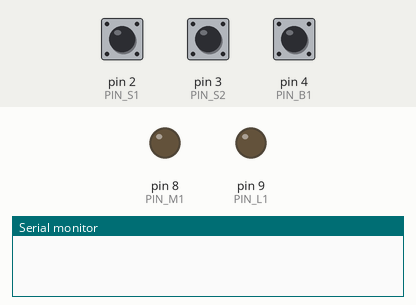
The sketch below on a simulated Arduino Uno, built with avr-gcc and run on an emulated ATmega328P. Shown: output pins drawn as LEDs (lit = HIGH), the last lines printed to the serial monitor. The inputs (shaded band) are chosen by the test bench; at power-on: pin 2 (PIN_S1) HIGH, pin 3 (PIN_S2) HIGH, pin 4 (PIN_B1) HIGH.

Above: at 1.2 s.
1.3 s: pin 2 (PIN_S1) pulled LOW for 0.15 s
At 2.1 s:
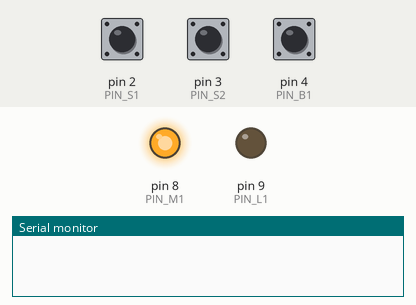
2.9 s: pin 3 (PIN_S2) pulled LOW for 0.15 s
4.5 s: pin 2 (PIN_S1) driven LOW and pin 3 (PIN_S2) driven LOW
7.5 s: pin 4 (PIN_B1) pulled LOW for 1 s
At 8.31 s:
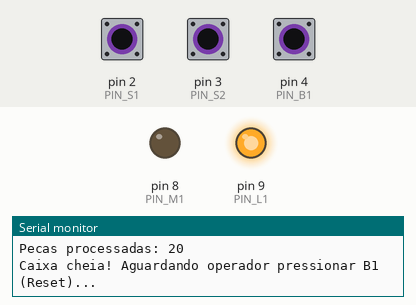
11.5 s: pin 4 (PIN_B1) pulled LOW for 3.2 s
16.2 s: pin 2 (PIN_S1) driven HIGH
Timing chart, 0 to 18.7 s (numbered marks = the images above; inputs shaded):
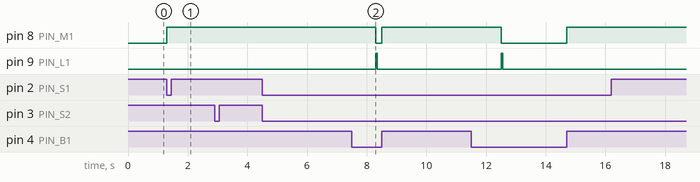

Measured:
- after the input at 1.3 s, pin 8 (PIN_M1): LOW → HIGH at once
- after the input at 16.2 s, every drawn part: stays the same

The sketch:

painel_reset_CTE.ino
```cpp
// Prova - Painel de Operador com Botão de Reset e Reinício de Ciclo
// Disciplina: Computational Thinking for Engineering (CTE)
// Aluno: Guilherme Macario da Silva - 1ECR

const int PIN_S1 = 2; // Sensor S1 (Entrada de peça)
const int PIN_S2 = 3; // Sensor S2 (Queda na caixa)
const int PIN_B1 = 4; // Botão de Reset B1
const int PIN_M1 = 8; // Motor M1 da Esteira
const int PIN_L1 = 9; // Lâmpada/LED L1 (Alerta de Caixa Cheia)

int contadorPecas = 0;

void setup() {
  pinMode(PIN_S1, INPUT_PULLUP);
  pinMode(PIN_S2, INPUT_PULLUP);
  pinMode(PIN_B1, INPUT_PULLUP);
  pinMode(PIN_M1, OUTPUT);
  pinMode(PIN_L1, OUTPUT);
  digitalWrite(PIN_M1, LOW);
  digitalWrite(PIN_L1, LOW);
  Serial.begin(9600);
}

void loop() {
  if (contadorPecas < 20) {
    if (digitalRead(PIN_S1) == LOW) {
      digitalWrite(PIN_M1, HIGH);
      while (digitalRead(PIN_S2) == HIGH) {
        delay(20);
      }
      contadorPecas++;
      Serial.print("Pecas processadas: ");
      Serial.println(contadorPecas);
      delay(200);

      if (contadorPecas >= 20) {
        digitalWrite(PIN_M1, LOW);
        digitalWrite(PIN_L1, HIGH); // Alerta operador
        Serial.println("Caixa cheia! Aguardando operador pressionar B1 (Reset)...");
      }
    }
  } else {
    // Aguarda operador pressionar botão de reset B1
    if (digitalRead(PIN_B1) == LOW) {
      delay(50); // Debounce
      if (digitalRead(PIN_B1) == LOW) {
        contadorPecas = 0;
        digitalWrite(PIN_L1, LOW);
        Serial.println("Ciclo reiniciado com sucesso.");
        while (digitalRead(PIN_B1) == LOW); // Espera soltar
      }
    }
  }
}
```
